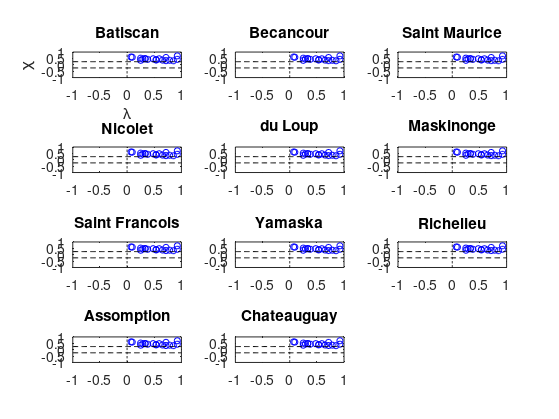

The MATLAB source for this figure:
warning off
clear all
outlet = {'Batiscan','Becancour','Saint_Maurice','Nicolet','du_Loup',...
    'Maskinonge','Saint_Francois','Yamaska','Richelieu','Assomption','Chateauguay'};

label = {'Batiscan','Becancour','Saint Maurice','Nicolet','du Loup',...
    'Maskinonge','Saint Francois','Yamaska','Richelieu','Assomption','Chateauguay'};

% serie = 'WLcondQ';
serie = 'QcondWL';
horizon = 'historic';
id=0;
for i=1:11
    id = id+1;
    try
        cd(fullfile('U:\Dossier_travail\705300_rehaussement_marin\3- Data\Results',outlet{i},horizon,serie,'100\Results'))
        load ('MhAST_Results.mat','U1','U2','EP_emp')
    catch
        cd(fullfile('U:\Dossier_travail\705300_rehaussement_marin\3- Data\Results',outlet{i},horizon,serie,'\Results'))
        load ('MhAST_Results.mat','U1','U2','EP_emp')
    end
    
    n = size(EP_emp,1);
    for i=1:n
        r11 = find(EP_emp(:,1) < EP_emp(i,1));
        r22 = find(EP_emp(:,2) < EP_emp(i,2));
        hn(i,1) = length(intersect(r11,r22));
        r11 = 0; r22 = 0;
    end
    Hn = hn./(n-1);
    
    F=0;
    G=0;
    
    % Find data ranks
    for i = 1:n
        F(i,1) = sum(U1(:,1) <= U1(i,1));
        G(i,1) = sum(U2(:,1) <= U2(i,1));
    end
    FF = (F-1)./(n-1);
    GG = (G-1)./(n-1);
    
    dd(1:n,1) = (FF-0.5).^2;
    dd(:,2) = (GG-0.5).^2;
    ddd = max(dd,[],2);
    
    for i=1:n
        lambda(i,1) = 4 * sign((FF(i,1) - 0.5) * (GG(i,1) - 0.5)) * ddd(i,1);
    end
    
    bounds = [-1.78/sqrt(n), 1.78/sqrt(n)];
    
    
    mU1 = mean(U1);
    mU2 = mean(U2);
    
    r11=0; r22=0;
    
    r11 = find(U1(:,1) > mU1);
    r22 = find(U2(:,1) > mU2);
    r33 = intersect(r11,r22);
    r44 = find(lambda>0);
    r55 = intersect(r33, r44);
    
    lambda_up = lambda(r55);
    FF_up = FF(r55);
    GG_up = GG(r55);
    Hn_up = Hn(r55);
    
    chi_up = (Hn_up - (FF_up .* GG_up))./sqrt(FF_up .* (1 - FF_up) .* GG_up .* (1 - GG_up));
    
    xx = linspace(-1,1,100);
    
    gg = zeros(size(xx));
    
    hh = bounds(1,1)* ones(size(xx));
    ii = bounds(1,2)* ones(size(xx));
    
    subplot(4,3,id)
    scatter(lambda_up, chi_up,20,'b')
    if id==1
        xlabel('\lambda')
        ylabel('\chi')
    end
    
    % hold on
    % scatter(lambda_low, chi_low,'r')
    hold on
    plot(gg,xx, '--','Color', 'k')
    xlim([-1 1])
    ylim([-1 1])
    hold on
    plot(xx,hh, '--','Color', 'k')
    hold on
    plot(xx,ii, '--','Color', 'k')

    set(gcf,'color','w');
    box on

%     grid on
    set(gcf,'PaperPositionMode','auto')
    title(label{id});
    clearvars -except outlet id horizon serie label
    
    
end

print('Chi-plot_QcondWL','-dpng','-r300')